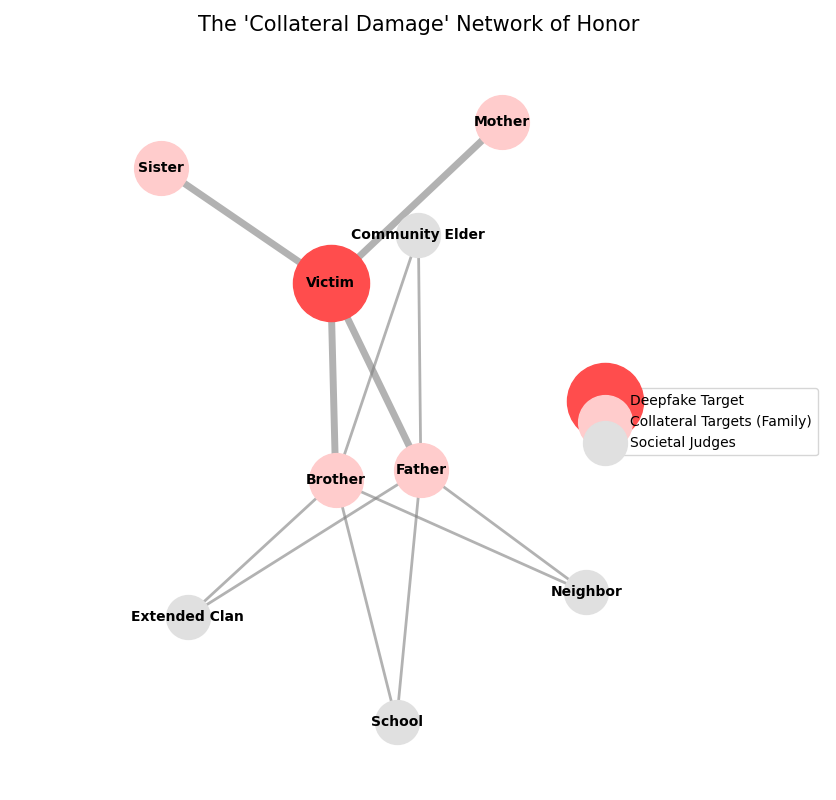

Here is the Python script that generated this plot:
import networkx as nx
import matplotlib.pyplot as plt

# Create a graph representing a South Asian Family Network
G = nx.Graph()

# Nodes
G.add_node("Victim", color='red', size=2000)
family_members = ["Father", "Brother", "Sister", "Mother"]
society_members = ["Community Elder", "Neighbor", "School", "Extended Clan"]

# Edges
for member in family_members:
    G.add_edge("Victim", member, weight=5)

for member in society_members:
    G.add_edge("Father", member, weight=2)
    G.add_edge("Brother", member, weight=2)

# --- FIX 1: Increase 'k' to push nodes apart and 'iterations' for better spacing ---
pos = nx.spring_layout(G, k=1.5, iterations=50, seed=42)

plt.figure(figsize=(10, 8))

# Draw Nodes
nx.draw_networkx_nodes(G, pos, nodelist=["Victim"], node_color='#ff4d4d', node_size=3000, label="Deepfake Target")
nx.draw_networkx_nodes(G, pos, nodelist=family_members, node_color='#ffcccc', node_size=1500, label="Collateral Targets (Family)")
nx.draw_networkx_nodes(G, pos, nodelist=society_members, node_color='#e0e0e0', node_size=1000, label="Societal Judges")

# Draw Edges
edges = G.edges()
weights = [G[u][v]['weight'] for u,v in edges]
nx.draw_networkx_edges(G, pos, width=weights, edge_color='gray', alpha=0.6)

# Labels
nx.draw_networkx_labels(G, pos, font_size=10, font_weight='bold')

plt.title("The 'Collateral Damage' Network of Honor", fontsize=15, pad=20)

# --- FIX 2: Expand the X-axis to create empty space for the legend ---
ax = plt.gca()
ax.set_xlim([min(x for x, y in pos.values()) - 0.5, max(x for x, y in pos.values()) + 0.8])

# --- FIX 3: Move legend to the newly created empty space ---
plt.legend(loc='center right', bbox_to_anchor=(1, 0.5), fontsize=10, frameon=True)

plt.axis('off')
plt.tight_layout()
plt.show()
